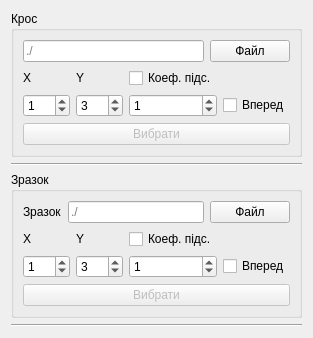
        <widget class="QWidget" name="tab_1">
         <attribute name="title">
          <string>Вхідні дані</string>
         </attribute>
         <layout class="QVBoxLayout" name="verticalLayout_6">
          <item>
           <widget class="QGroupBox" name="groupBox">
            <property name="title">
             <string>Крос</string>
            </property>
            <layout class="QVBoxLayout" name="verticalLayout_7">
             <item>
              <layout class="QHBoxLayout" name="horizontalLayout">
               <item>
                <widget class="QLineEdit" name="cPath">
                 <property name="text">
                  <string/>
                 </property>
                 <property name="placeholderText">
                  <string>./</string>
                 </property>
                </widget>
               </item>
               <item>
                <widget class="QPushButton" name="cFile">
                 <property name="text">
                  <string>Файл</string>
                 </property>
                </widget>
               </item>
              </layout>
             </item>
             <item>
              <layout class="QGridLayout" name="gridLayout_2">
               <item row="2" column="1">
                <widget class="QSpinBox" name="cYColumn">
                 <property name="minimum">
                  <number>0</number>
                 </property>
                 <property name="maximum">
                  <number>100</number>
                 </property>
                 <property name="value">
                  <number>3</number>
                 </property>
                </widget>
               </item>
               <item row="2" column="3">
                <widget class="QSpinBox" name="cMColumn">
                 <property name="minimum">
                  <number>0</number>
                 </property>
                 <property name="maximum">
                  <number>100</number>
                 </property>
                 <property name="value">
                  <number>1</number>
                 </property>
                </widget>
               </item>
               <item row="2" column="0">
                <widget class="QSpinBox" name="cXColumn">
                 <property name="minimum">
                  <number>0</number>
                 </property>
                 <property name="maximum">
                  <number>100</number>
                 </property>
                 <property name="value">
                  <number>1</number>
                 </property>
                </widget>
               </item>
               <item row="0" column="0">
                <widget class="QLabel" name="label_2">
                 <property name="layoutDirection">
                  <enum>Qt::LeftToRight</enum>
                 </property>
                 <property name="text">
                  <string>X</string>
                 </property>
                 <property name="scaledContents">
                  <bool>false</bool>
                 </property>
                 <property name="wordWrap">
                  <bool>false</bool>
                 </property>
                </widget>
               </item>
               <item row="0" column="1">
                <widget class="QLabel" name="label_3">
                 <property name="text">
                  <string>Y</string>
                 </property>
                </widget>
               </item>
               <item row="0" column="3">
                <widget class="QCheckBox" name="cMCheck">
                 <property name="enabled">
                  <bool>true</bool>
                 </property>
                 <property name="text">
                  <string>Коеф. підс.</string>
                 </property>
                 <property name="checkable">
                  <bool>true</bool>
                 </property>
                 <property name="checked">
                  <bool>false</bool>
                 </property>
                 <property name="tristate">
                  <bool>false</bool>
                 </property>
                </widget>
               </item>
               <item row="2" column="4">
                <widget class="QCheckBox" name="cCutForward">
                 <property name="text">
                  <string>Вперед</string>
                 </property>
                </widget>
               </item>
              </layout>
             </item>
             <item>
              <widget class="QPushButton" name="cLoad">
               <property name="enabled">
                <bool>false</bool>
               </property>
               <property name="text">
                <string>Вибрати</string>
               </property>
              </widget>
             </item>
            </layout>
           </widget>
          </item>
          <item>
           <widget class="Line" name="line">
            <property name="orientation">
             <enum>Qt::Horizontal</enum>
            </property>
           </widget>
          </item>
          <item>
           <widget class="QGroupBox" name="groupBox_2">
            <property name="title">
             <string>Зразок</string>
            </property>
            <layout class="QVBoxLayout" name="verticalLayout_8">
             <item>
              <layout class="QHBoxLayout" name="horizontalLayout_2">
               <item>
                <widget class="QLabel" name="label_33">
                 <property name="text">
                  <string>Зразок</string>
                 </property>
                </widget>
               </item>
               <item>
                <widget class="QLineEdit" name="sPath">
                 <property name="text">
                  <string/>
                 </property>
                 <property name="placeholderText">
                  <string>./</string>
                 </property>
                </widget>
               </item>
               <item>
                <widget class="QPushButton" name="sFile">
                 <property name="text">
                  <string>Файл</string>
                 </property>
                </widget>
               </item>
              </layout>
             </item>
             <item>
              <layout class="QGridLayout" name="gridLayout_4">
               <item row="1" column="1">
                <widget class="QSpinBox" name="sYColumn">
                 <property name="minimum">
                  <number>0</number>
                 </property>
                 <property name="maximum">
                  <number>50</number>
                 </property>
                 <property name="value">
                  <number>3</number>
                 </property>
                </widget>
               </item>
               <item row="1" column="3">
                <widget class="QSpinBox" name="sMColumn">
                 <property name="minimum">
                  <number>0</number>
                 </property>
                 <property name="maximum">
                  <number>50</number>
                 </property>
                 <property name="value">
                  <number>1</number>
                 </property>
                </widget>
               </item>
               <item row="1" column="0">
                <widget class="QSpinBox" name="sXColumn">
                 <property name="minimum">
                  <number>0</number>
                 </property>
                 <property name="maximum">
                  <number>50</number>
                 </property>
                 <property name="value">
                  <number>1</number>
                 </property>
                </widget>
               </item>
               <item row="0" column="0">
                <widget class="QLabel" name="label_6">
                 <property name="layoutDirection">
                  <enum>Qt::LeftToRight</enum>
                 </property>
                 <property name="text">
                  <string>X</string>
                 </property>
                 <property name="scaledContents">
                  <bool>false</bool>
                 </property>
                 <property name="wordWrap">
                  <bool>false</bool>
                 </property>
                </widget>
               </item>
               <item row="0" column="1">
                <widget class="QLabel" name="label_7">
                 <property name="text">
                  <string>Y</string>
                 </property>
                </widget>
               </item>
               <item row="0" column="3">
                <widget class="QCheckBox" name="sMCheck">
                 <property name="enabled">
                  <bool>true</bool>
                 </property>
                 <property name="text">
                  <string>Коеф. підс.</string>
                 </property>
                 <property name="checkable">
                  <bool>true</bool>
                 </property>
                 <property name="checked">
                  <bool>false</bool>
                 </property>
                 <property name="tristate">
                  <bool>false</bool>
                 </property>
                </widget>
               </item>
               <item row="1" column="4">
                <widget class="QCheckBox" name="sCutForward">
                 <property name="text">
                  <string>Вперед</string>
                 </property>
                </widget>
               </item>
              </layout>
             </item>
             <item>
              <widget class="QPushButton" name="sLoad">
               <property name="enabled">
                <bool>false</bool>
               </property>
               <property name="text">
                <string>Вибрати</string>
               </property>
              </widget>
             </item>
            </layout>
           </widget>
          </item>
          <item>
           <widget class="Line" name="line_2">
            <property name="orientation">
             <enum>Qt::Horizontal</enum>
            </property>
           </widget>
          </item>
         </layout>
        </widget>
